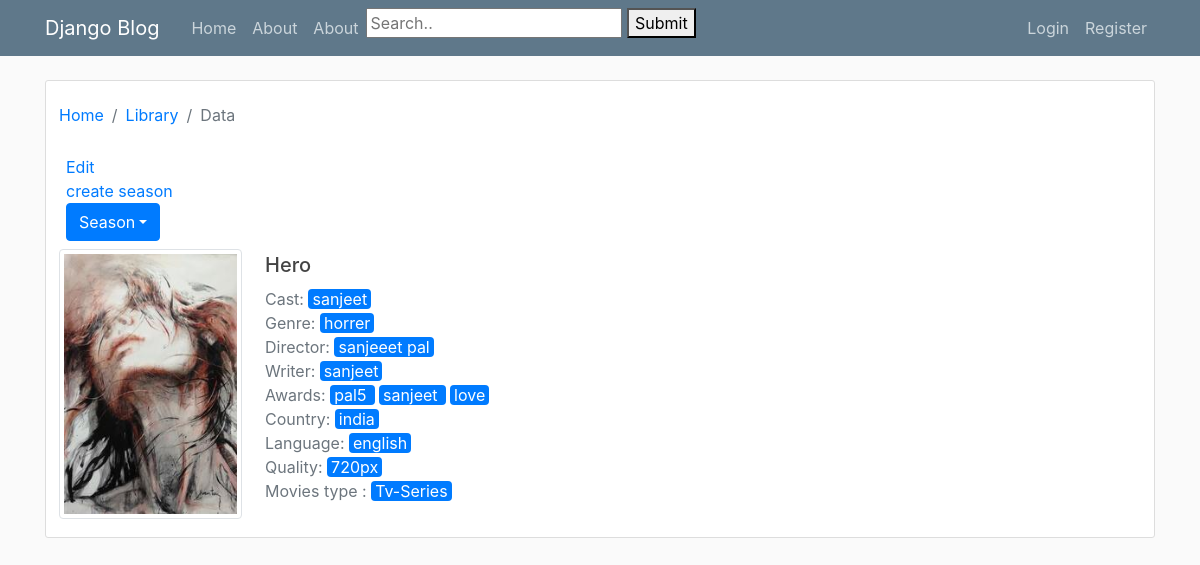
The app's page /movies/7/ with its own data.
### movies_list/models.py (models this page shows, shortened)
class Movies_list(models.Model):
	movies_id=models.AutoField(primary_key=True)
	name=models.CharField(max_length=50)
	genre=models.ManyToManyField(Genre_list)
	cast=models.ManyToManyField(Cast_list)
	director=models.ManyToManyField(Director_list)
	writer=models.ManyToManyField(Writer_list)
	awards=models.ManyToManyField(Award_list)
	country=models.ForeignKey(Country_list, on_delete=models.PROTECT)
	story_line=models.TextField(default='')
	cost=models.PositiveIntegerField(default=0)
	release_date=models.DateTimeField( blank=False,null=False)
	created_at=models.DateTimeField(default=timezone.now)
	language=models.ManyToManyField(Language_list)
	imdb_rating=models.FloatField()
	imdb_link=models.TextField()
	trailer_link=models.TextField()
	views=models.PositiveIntegerField(default=0)
	likes=models.PositiveIntegerField(default=0)
	dislike=models.PositiveIntegerField(default=0)
	ratting=models.FloatField(default=0.0)
	tags=models.TextField()
	Quality=models.ForeignKey(Quality_list,on_delete=models.PROTECT)
	movies_user_id=models.ForeignKey(User, on_delete=models.PROTECT)
	movies_type=models.ForeignKey(Movies_type_list,on_delete=models.PROTECT)
	movies_thumbnail=models.ImageField(default='thumbnail.jpg',upload_to='movies_pics')
	class Meta:
		verbose_name_plural='movies'

class Cast_list(models.Model):
	cast_id=models.AutoField(primary_key=True)
	cast_name=models.CharField(max_length=50)
	cast_image=models.ImageField(default='cast.jpg',upload_to='cast_pics')
	def __str__(self):
		return f'{self.cast_name}'
	class Meta:
		verbose_name_plural='Cast'

class Genre_list(models.Model):
	genre_id=models.AutoField(primary_key=True)
	genre_name=models.CharField(max_length=40)
	genre_image=models.ImageField(default='genre.jpg',upload_to='genre_pics')
	def __str__(self):
		return f'{self.genre_name}'
	class Meta:
		verbose_name_plural='Genre'

class Director_list(models.Model):
	director_id=models.AutoField(primary_key=True)
	director_name=models.CharField(max_length=50)
	director_image=models.ImageField(default='cast.jpg',upload_to='director_pics')
	def __str__(self):
		return f'{self.director_name}'
	class Meta:
		verbose_name_plural='Director'

class Writer_list(models.Model):
	writer_id=models.AutoField(primary_key=True)
	writer_name=models.CharField(max_length=50);
	writer_image=models.ImageField(default='writer.jpg',upload_to='writer_pics')
	def __str__(self):
		return f'{self.writer_name}'
	class Meta:
		verbose_name_plural='Writer'

class Award_list(models.Model):
	award_id=models.AutoField(primary_key=True)
	award_name=models.CharField(max_length=50,blank=False)
	award_image = models.ImageField(upload_to='award_pics',default='award.jpg', )
	def __str__(self):
		return f'{self.award_name} '
	class Meta:
		verbose_name_plural = 'Award'

class Country_list(models.Model):
	country_id=models.AutoField(primary_key=True)
	country_name=models.CharField(max_length=50)
	country_short_code=models.CharField(max_length=5)
	country_image=models.ImageField(default='country.jpg',upload_to='country_pics')
	class Meta:
		verbose_name_plural='Country'

class Language_list(models.Model):
	language_id=models.AutoField(primary_key=True)
	language_name=models.CharField(max_length=60)
	language_short_code=models.CharField(max_length=5)
	def __str__(self):
		return f'{self.language_name}'
	class Meta:
		verbose_name_plural='Language'

class Quality_list(models.Model):
	quality_id=models.AutoField(primary_key=True)
	quality_name=models.CharField(max_length=50)
	quality_priority=models.PositiveIntegerField()
	class Meta:
		verbose_name_plural='Quality'

class Movies_type_list(models.Model):
	movies_type_id=models.AutoField(primary_key=True)
	movies_type_name=models.CharField(max_length=12)
	class Meta:
		verbose_name_plural='movies_type'

### movies_list/views.py (the view)
# urls.py: path("movies/<int:movies_id>/",Movies_detail,name="movies-detail"),
def Movies_detail(request,movies_id):
	movies_details=Movies_list.objects.filter(movies_id=movies_id)
	season_details=Season_list.objects.filter(season_movies_id=movies_id)
	season_id_param=request.GET.get('season_id')
	episode_id_param=request.GET.get('episode_id')
	print(season_id_param)
	print(episode_id_param)
	episode_details=Episode_list.objects.filter(episode_season_id=season_id_param)
	link_details=Link_list.objects.filter(link_episode_season_id__episode_season_id__season_movies_id=movies_id)
	context={
		"movies_details":movies_details,
		"season_details":season_details,
		"episode_details":episode_details,
		"season_id_param":season_id_param,
		"link_details":link_details
	}
	return render(request,"movies_list/movies_details.html",context)

### movies_list/templates/movies_list/movies_details.html (shortened to what this page needs)
{% extends "users/base.html" %}
{% load crispy_forms_tags %}
{% block content %}
    <div class="content-section ">
        <div class="row ">
            <nav aria-label="breadcrumb ">
              <ol class="breadcrumb  mx-2 px-0 my-1.5 bg-white">
                <li class="breadcrumb-item"><a href="{%url 'movies-index'%}">Home</a></li>
                <li class="breadcrumb-item"><a href="#">Library</a></li>
                <li class="breadcrumb-item active" aria-current="page">Data</li>
              </ol>
            </nav>
        </div>
          <a href="{%url 'movies-update' movies_details.0.movies_id   %}">Edit</a><br>
          <a href="{%url 'season-create' movies_details.0.movies_id %}">create season</a><br>
<div class="dropdown">
    <button class="btn btn-primary dropdown-toggle" type="button" data-toggle="dropdown">Season</button>
</div>
        <div class="row ">
            <div class="col col-md-2 mx-2 px-0 text-left my-2">
                <img  class="img-fluid img-thumbnail rounded w-auto  h-auto" src="../../media/{{movies_details.0.movies_thumbnail}}">
            </div>
            <div class="col-md-9   my-2">
              <h5 class="d-inline-block  text-justify text-nowrap text-truncate py-1 m-0">{{movies_details.0.name|capfirst}} </h5>
              <p class="pd-0 m-0  rounded text-secondary">Cast: {% for cast in movies_details.0.cast.all %}{% if not forloop.first %} {% endif %}<a class="no-underline" href="{% url 'cast-detail' cast_name=cast.cast_name %}"><span class="bg-primary rounded px-1 text-white mr-1">{{cast|join:""}}</span></a>{%endfor%}</p>
              <p class="pd-0 m-0  rounded text-secondary">Genre: {%for genre in movies_details.0.genre.all %}{% if not forloop.first %} {% endif %}<a class="no-underline" href="{% url 'genre-detail' genre_name=genre.genre_name %}"><span class="bg-primary rounded px-1 text-white mr-1">{{genre|join:""}}</span></a>{%endfor%}</p>
              <p class="pd-0 m-0  rounded text-secondary">Director: {%for director in movies_details.0.director.all%}{% if not forloop.first %} {% endif %}<a class="no-underline" href="{% url 'director-detail' director_name=director.director_name %}"><span class="bg-primary rounded px-1 text-white mr-1">{{director|join:""}}</span></a>{%endfor%}</p>
              <p class="pd-0 m-0  rounded text-secondary">Writer: {%for writer in movies_details.0.writer.all %}{% if not forloop.first %} {% endif %}<a class="no-underline" href="{% url 'writer-detail' writer_name=writer.writer_name %}"><span class="bg-primary rounded px-1 text-white mr-1">{{writer|join:""}}</span></a>{%endfor%}</p>
              <p class="pd-0 m-0  rounded text-secondary">Awards: {%for award in movies_details.0.awards.all %}{% if not forloop.first %} {% endif %}<a class="no-underline" href="{% url 'award-detail' award_name=award.award_name %}"><span class="bg-primary rounded px-1 text-white mr-1">{{award|join:""}}</span></a>{%endfor%}</p>
              <p class="pd-0 m-0  rounded text-secondary">Country: <a class="no-underline" href="{% url 'country-detail' country_name=movies_details.0.country.country_name %}"><span class="bg-primary rounded px-1 text-white mr-1">{{movies_details.0.country.country_name}}</span></a></p>
              <p class="pd-0 m-0  rounded text-secondary">Language: {%for language in movies_details.0.language.all %}{% if not forloop.first %} {% endif %}<a class="no-underline" href="{% url 'language-detail' language_name=language.language_name %}"><span class="bg-primary rounded px-1 text-white mr-1">{{language|join:""}}</a></span>{%endfor%}</p>
              <p class="pd-0 m-0  rounded text-secondary">Quality: <a class="no-underline" href="{% url 'quality-detail' quality_name=movies_details.0.Quality.quality_name %}"><span class="bg-primary rounded px-1 text-white mr-1">{{movies_details.0.Quality.quality_name}}</span></a></p>
              <p class="pd-0 m-0  rounded text-secondary">Movies type : <a class="no-underline" href="{% url 'movies_type-detail' movies_type_name=movies_details.0.movies_type.movies_type_name %}"><span class="bg-primary rounded px-1 text-white mr-1">{{movies_details.0.movies_type.movies_type_name}}</span></a></p>
            </div>
        </div>
    </div>
{% endblock content %}

### users/static/css/main.css (style rules this page uses)
body { background: #fafafa; color: #333333; margin-top: 5rem; }
h1, h2, h3, h4, h5, h6 { color: #444444; }
.content-section { background: #ffffff; padding: 10px 20px; border: 1px solid #dddddd; border-radius: 3px; margin-bottom: 20px; }

### records on screen
Movies_list: movies_thumbnail (picture), name "Hero", country.country_name "india", Quality.quality_name "720px", movies_type.movies_type_name "Tv-Series"
Cast_list: cast_name "sanjeet"
Genre_list: genre_name "horrer"
Director_list: director_name "sanjeeet pal"
Writer_list: writer_name "sanjeet"
Award_list: award_name "pal5"
Award_list: award_name "sanjeet"
Award_list: award_name "love"
Language_list: language_name "english"
